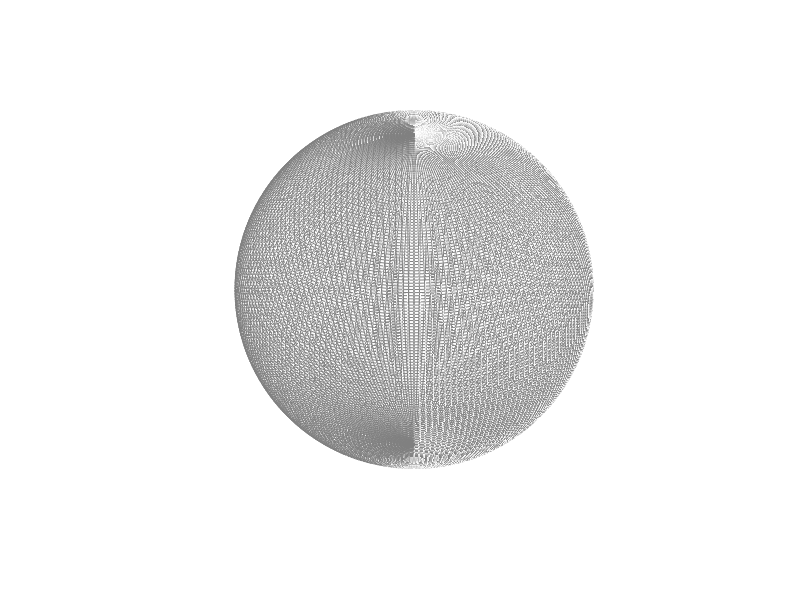

This figure's MATLAB source: (Note: this script raises an error after producing the figure.)
%%% Clearing current stuff
clc, clear

%%% DRAWING GLOBE

space_color = 'k';
npanels = 180;   % Number of globe panels around the equator deg/panel = 360/npanels
alpha   = 1; % globe transparency level, 1 = opaque, through 0 = invisible
%GMST0 = []; % Don't set up rotatable globe (ECEF)
GMST0 = 4.89496121282306; % Set up a rotatable globe at J2000.0

image_file = 'http://upload.wikimedia.org/wikipedia/commons/thumb/c/cd/Land_ocean_ice_2048.jpg/1024px-Land_ocean_ice_2048.jpg';

% Mean spherical earth
erad    = 6371008.7714;         % equatorial radius (meters)
prad    = 6371008.7714;         % polar radius (meters)
erot    = 7.2921158553e-5;      % earth rotation rate (radians/sec)

figure('Color', space_color);
hold on;
set(gca, 'NextPlot','add', 'Visible','off');
axis equal;
axis auto;
view(0,30);
axis vis3d;

% Create a 3D meshgrid of the sphere points using the ellipsoid function
[x, y, z] = ellipsoid(0, 0, 0, erad, erad, prad, npanels);
globe = surf(x, y, -z, 'FaceColor', 'none', 'EdgeColor', 0.5*[1 1 1]);
rotate(globe, [0 0 1], 90);
if ~isempty(GMST0)
    hgx = hgtransform;
    set(hgx,'Matrix', makehgtform('zrotate',GMST0));
    set(globe,'Parent',hgx);
end

% Load Earth image for texture map
cdata = imread(image_file);

set(globe, 'FaceColor', 'texturemap', 'CData', cdata, 'FaceAlpha', alpha, 'EdgeColor', 'none');
ax = gca;

%%% ADDING AN ORBIT (from Untitled005.m and oneBody.m)
% Constant Properties
R_E = 6.371E6;                  % radius of the earth (m)
m_E = 5.972E24;                 % mass of the earth (kg)
G = 6.6741E-11;                 % gravitational constant (m^3 kg^-1 s^-2
alt = 5E5;                      % altitude of satellite (m)
e_rot = 7.2921158553e-5;        % earth rotation rate (radians/sec)

% Time related constants
dt = 1;                         % time step (s)
t_start = 0;                    % start time
t_stop = 6000;                  % stop time
tspan = t_start:dt:t_stop-1;    % time span

% Constant Vector
c = [
    m_E;        % mass of the earth
    G;          % gravitational constant
    e_rot;      % earth rotation speed
];

% initial conditions
x0 = [
    0;                % x0
    R_E+alt;                      % y0
    0;                      % z0
    sqrt(G*m_E/(R_E+alt));                      % vx_0
    0;                      % vy_0
    0;  % vz_0
];

%%% INsert kleplar to carts here

options = odeset('RelTol',1e-10,'AbsTol',1e-10*ones(1,6));
[t,x] = ode45(@(t,x)oneBody(t,x,c), tspan, x0, options);
% add ", options" if you want error stuff

%%% PLOTTING / ANIMATION

% SIMPLE PLOT3
plot3(x(:,1), x(:,2), x(:,3), '-r', 'LineWidth', 1.5)
% set(gca,'color','k','xcolor','w','ycolor','w','zcolor','w');
% set(gcf,'color','k')

% COMET FUNCTION
% comet3(ax, x(:,1), x(:,2), x(:,3), 1E-2)

% ANIMATED LINE
% h = animatedline('Color','r','LineWidth',2);

% ANIMATED POINT
h = plot3(x(1,1), x(1,2), x(1,3), 'r.', 'MarkerSize', 20);
set(gcf, 'Units', 'Normalized', 'OuterPosition', [0 0 1 1]);

lim = 1.5*R_E;
set(ax, 'XLim', [-lim lim], 'YLim', [-lim lim], 'ZLim', [-lim lim]);

% v = VideoWriter('orbit.mp4', 'MPEG-4');
% v.Quality = 100;
% v.FrameRate = 60;
% open(v);

for i = 1:10:t_stop-1
    set(h, 'XData', x(i,1), 'YData', x(i,2), 'ZData', x(i,3));
    rotate(globe, [0 0 1], dt);
    drawnow;
    % frame = getframe(gcf);
    % writeVideo(v, frame);
    pause(0.1);
end

% close(v);

% All done
disp("DONE")
